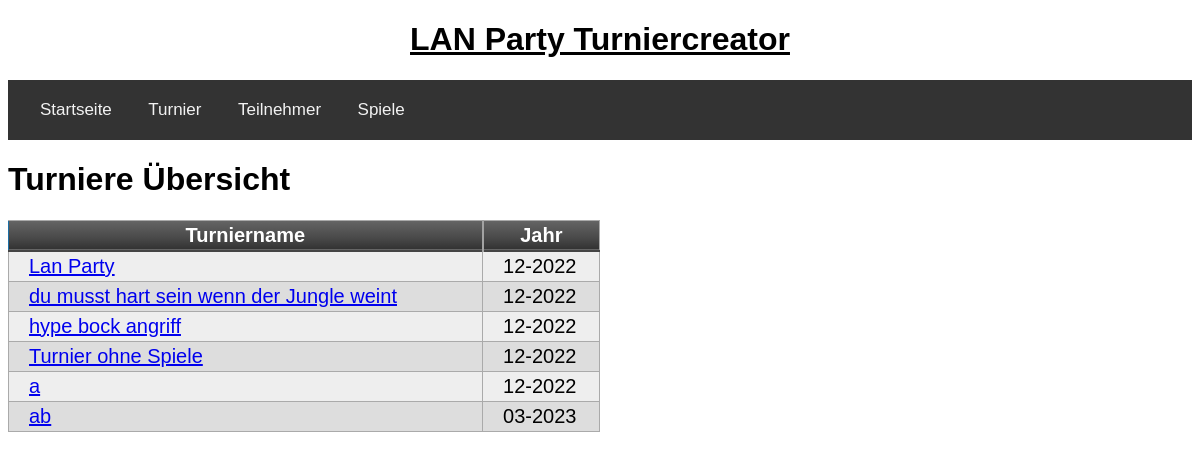
The page /turniere on the database its author committed.
### tables this page shows
CREATE TABLE turnier(turnierid integer primary key autoincrement, name text, jahr date default (strftime('%m-%Y')), teilnehmer text sieger integer);

### app/routes.py (the view)
@app.route('/turniere')
def turniere():
	turniere = get_turniere()
	return render_template('turniere.html', title="Turniere", turniere=turniere)

### app/db/db.py (called while the page is built)
def get_turniere():
	query = 'select * from turnier;'
	return execute_select_query(query)

def execute_select_query(query):
	try:
		cursor.execute(query)
		return cursor.fetchall()
	except sqlite3.IntegrityError as e:
		return "Integrity Error: " + str(e)
	connection.close()

### app/templates/turniere.html
{% extends "base.html" %}
{% block app_content %}
    <h1>Turniere Übersicht</h1>
        <table class="myTable">
        <thead>
            <tr>
                <th>Turniername</th>
                <th>Jahr</th>
            </tr>
        </thead>
    {% for turnier in turniere %}
        <tr>
            <td><a href="{{ url_for("turnier", turnierid=turnier[0]) }}">{{ turnier[1] }}</a></td>
            <td>{{ turnier[2] }}</td>
        </tr>
    {% endfor %}
    </table>
{% endblock %}

### app/templates/base.html (shortened to what this page needs)
<!DOCTYPE html>
<html>
<head>
    <link rel="stylesheet" type="text/css" href="{{ url_for('static', filename='index.css') }}">
    <link rel="stylesheet" type="text/css" href="{{ url_for('static', filename='tables.css') }}">
    <link rel="stylesheet" type="text/css" href="{{ url_for('static', filename='navi.css') }}">
    <link rel="stylesheet" type="text/css" href="{{ url_for('static', filename='forms.css') }}">
</head>
<body>
<div id="header">
    <h1>LAN Party Turniercreator</h1>
</div>
<div id="navbar" class="navbar">
    <a href="{{ url_for("index") }}">Startseite</a>
    <label for="turnier">Turnier</label>
    <label for="teilnehmer">Teilnehmer</label>
    <label for="spiele">Spiele</label>
</div>
 <div>
    {% block app_content %}{% endblock %}
 </div>
</body>
</html>

### app/static/index.css (style rules this page uses)
* { font-family: sans-serif; }

### app/static/tables.css (style rules this page uses)
table.myTable { border: 1px solid #1C6EA4; background-color: #EEEEEE; min-width: 50%; width: auto; text-align: left; border-collapse: collapse; }
table.myTable td, table.myTable th { border: 1px solid #AAAAAA; padding: 3px 2px; }
table.myTable tbody td { font-size: 20px; padding-left: 20px; }
table.myTable tr:nth-child(even) { background: #DDDDDD; }
table.myTable thead { background: #333333; background: -moz-linear-gradient(top, #666666 0%, #474747 66%, #333333 100%); background: -webkit-linear-gradient(top, #666666 0%, #474747 66%, #333333 100%); background: linear-gradient(to bottom, #666666 0%, #474747 66%, #333333 100%); border-bottom: 2px solid #444444; }
table.myTable thead th { font-size: 20px; font-weight: bold; color: #FFFFFF; text-align: center; border-left: 2px solid #A2A2A2; }
table.myTable thead th:first-child { border-left: none; }

### app/static/navi.css (style rules this page uses)
.navbar { background-color: #333; overflow: hidden; font-family: 'Oswald', sans-serif; padding: 20px 16px; }
.navbar label, .navbar a { color: #f2f2f2; text-align: center; padding: 20px 16px; text-decoration: none; font-size: 17px; }
#header { text-align: center; text-decoration: underline; }

### rows shown on the page
turnier: name "Lan Party", jahr "12-2022"
turnier: name "du musst hart sein wenn der Jungle weint", jahr "12-2022"
turnier: name "hype bock angriff", jahr "12-2022"
turnier: name "Turnier ohne Spiele", jahr "12-2022"
turnier: name "a", jahr "12-2022"
turnier: name "ab", jahr "03-2023"
